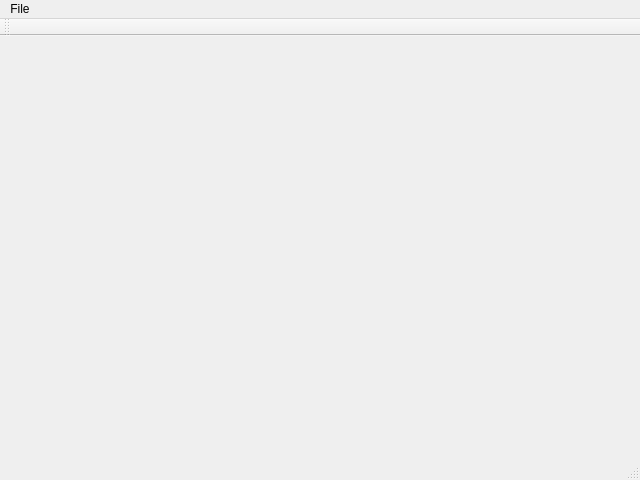
<?xml version="1.0" encoding="UTF-8"?>
<ui version="4.0">
 <class>RCASMainWindow</class>
 <widget class="QMainWindow" name="RCASMainWindow">
  <property name="geometry">
   <rect>
    <x>0</x>
    <y>0</y>
    <width>640</width>
    <height>480</height>
   </rect>
  </property>
  <property name="windowTitle">
   <string>RCASMainWindow</string>
  </property>
  <widget class="QWidget" name="centralWidget">
   <widget class="QWidget" name="horizontalLayoutWidget">
    <property name="geometry">
     <rect>
      <x>0</x>
      <y>0</y>
      <width>641</width>
      <height>421</height>
     </rect>
    </property>
    <layout class="QHBoxLayout" name="horizontalLayout">
     <property name="sizeConstraint">
      <enum>QLayout::SetMaximumSize</enum>
     </property>
     <property name="bottomMargin">
      <number>0</number>
     </property>
     <item>
      <widget class="QStackedWidget" name="stackedWidget">
       <property name="currentIndex">
        <number>1</number>
       </property>
       <widget class="QWidget" name="home_page">
        <widget class="QWidget" name="horizontalLayoutWidget_2">
         <property name="geometry">
          <rect>
           <x>-1</x>
           <y>-1</y>
           <width>641</width>
           <height>421</height>
          </rect>
         </property>
         <layout class="QHBoxLayout" name="horizontalLayout_2">
          <item>
           <widget class="QPushButton" name="pushButton_2">
            <property name="sizePolicy">
             <sizepolicy hsizetype="Maximum" vsizetype="Fixed">
              <horstretch>0</horstretch>
              <verstretch>0</verstretch>
             </sizepolicy>
            </property>
            <property name="maximumSize">
             <size>
              <width>200</width>
              <height>100</height>
             </size>
            </property>
            <property name="autoFillBackground">
             <bool>false</bool>
            </property>
            <property name="text">
             <string>Start new session</string>
            </property>
            <property name="flat">
             <bool>false</bool>
            </property>
           </widget>
          </item>
          <item>
           <widget class="QPushButton" name="pushButton">
            <property name="sizePolicy">
             <sizepolicy hsizetype="Maximum" vsizetype="Fixed">
              <horstretch>0</horstretch>
              <verstretch>0</verstretch>
             </sizepolicy>
            </property>
            <property name="maximumSize">
             <size>
              <width>200</width>
              <height>100</height>
             </size>
            </property>
            <property name="text">
             <string>Load older session</string>
            </property>
           </widget>
          </item>
         </layout>
        </widget>
       </widget>
       <widget class="QWidget" name="import_page"/>
       <widget class="QWidget" name="session_page">
        <widget class="QWidget" name="horizontalLayoutWidget_3">
         <property name="geometry">
          <rect>
           <x>-1</x>
           <y>-1</y>
           <width>641</width>
           <height>421</height>
          </rect>
         </property>
         <layout class="QHBoxLayout" name="horizontalLayout_3">
          <item>
           <widget class="QListWidget" name="listWidget">
            <property name="sizePolicy">
             <sizepolicy hsizetype="Minimum" vsizetype="Expanding">
              <horstretch>0</horstretch>
              <verstretch>0</verstretch>
             </sizepolicy>
            </property>
            <property name="maximumSize">
             <size>
              <width>16777215</width>
              <height>16777215</height>
             </size>
            </property>
           </widget>
          </item>
          <item>
           <widget class="QGroupBox" name="groupBox">
            <property name="sizePolicy">
             <sizepolicy hsizetype="Minimum" vsizetype="Preferred">
              <horstretch>0</horstretch>
              <verstretch>0</verstretch>
             </sizepolicy>
            </property>
            <property name="title">
             <string/>
            </property>
            <widget class="QWidget" name="verticalLayoutWidget">
             <property name="geometry">
              <rect>
               <x>-1</x>
               <y>19</y>
               <width>313</width>
               <height>401</height>
              </rect>
             </property>
             <layout class="QVBoxLayout" name="verticalLayout_2">
              <item>
               <widget class="QGroupBox" name="groupBox_2">
                <property name="sizePolicy">
                 <sizepolicy hsizetype="Preferred" vsizetype="MinimumExpanding">
                  <horstretch>0</horstretch>
                  <verstretch>0</verstretch>
                 </sizepolicy>
                </property>
                <property name="title">
                 <string>Candidate details</string>
                </property>
               </widget>
              </item>
              <item>
               <layout class="QHBoxLayout" name="horizontalLayout_5">
                <item>
                 <widget class="QPushButton" name="pushButton_3">
                  <property name="text">
                   <string>Review assessment</string>
                  </property>
                 </widget>
                </item>
                <item>
                 <widget class="QPushButton" name="pushButton_4">
                  <property name="text">
                   <string>Start assessment</string>
                  </property>
                 </widget>
                </item>
               </layout>
              </item>
             </layout>
            </widget>
           </widget>
          </item>
         </layout>
        </widget>
       </widget>
       <widget class="QWidget" name="assessment_page"/>
      </widget>
     </item>
    </layout>
   </widget>
  </widget>
  <widget class="QMenuBar" name="menuBar">
   <property name="geometry">
    <rect>
     <x>0</x>
     <y>0</y>
     <width>640</width>
     <height>22</height>
    </rect>
   </property>
   <widget class="QMenu" name="menuFile">
    <property name="title">
     <string>File</string>
    </property>
    <addaction name="actionNew_session"/>
    <addaction name="actionOpen_session"/>
    <addaction name="separator"/>
    <addaction name="actionQuit"/>
   </widget>
   <addaction name="menuFile"/>
  </widget>
  <widget class="QToolBar" name="mainToolBar">
   <attribute name="toolBarArea">
    <enum>TopToolBarArea</enum>
   </attribute>
   <attribute name="toolBarBreak">
    <bool>false</bool>
   </attribute>
  </widget>
  <widget class="QStatusBar" name="statusBar"/>
  <action name="actionNew_session">
   <property name="text">
    <string>New session</string>
   </property>
   <property name="shortcut">
    <string>Ctrl+N</string>
   </property>
  </action>
  <action name="actionOpen_session">
   <property name="text">
    <string>Open session</string>
   </property>
   <property name="shortcut">
    <string>Ctrl+O</string>
   </property>
  </action>
  <action name="actionQuit">
   <property name="text">
    <string>Quit</string>
   </property>
   <property name="shortcut">
    <string>Ctrl+Q</string>
   </property>
  </action>
 </widget>
 <layoutdefault spacing="6" margin="11"/>
 <resources/>
 <connections/>
</ui>
